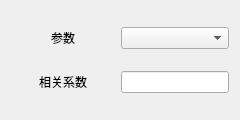
<?xml version="1.0" encoding="UTF-8"?>
<ui version="4.0">
 <class>Hs_CoRelateCOEFModel</class>
 <widget class="QWidget" name="Hs_CoRelateCOEFModel">
  <property name="geometry">
   <rect>
    <x>0</x>
    <y>0</y>
    <width>240</width>
    <height>120</height>
   </rect>
  </property>
  <property name="sizePolicy">
   <sizepolicy hsizetype="Minimum" vsizetype="Minimum">
    <horstretch>0</horstretch>
    <verstretch>0</verstretch>
   </sizepolicy>
  </property>
  <property name="minimumSize">
   <size>
    <width>0</width>
    <height>0</height>
   </size>
  </property>
  <property name="windowTitle">
   <string>Form</string>
  </property>
  <layout class="QGridLayout" name="gridLayout">
   <item row="0" column="0">
    <widget class="QLabel" name="paraeter">
     <property name="sizePolicy">
      <sizepolicy hsizetype="Minimum" vsizetype="Preferred">
       <horstretch>0</horstretch>
       <verstretch>0</verstretch>
      </sizepolicy>
     </property>
     <property name="text">
      <string>参数</string>
     </property>
     <property name="alignment">
      <set>Qt::AlignCenter</set>
     </property>
    </widget>
   </item>
   <item row="0" column="1">
    <widget class="QComboBox" name="paraeter_select">
     <property name="sizePolicy">
      <sizepolicy hsizetype="Minimum" vsizetype="Fixed">
       <horstretch>0</horstretch>
       <verstretch>0</verstretch>
      </sizepolicy>
     </property>
    </widget>
   </item>
   <item row="1" column="0">
    <widget class="QLabel" name="COEF">
     <property name="sizePolicy">
      <sizepolicy hsizetype="Minimum" vsizetype="Preferred">
       <horstretch>0</horstretch>
       <verstretch>0</verstretch>
      </sizepolicy>
     </property>
     <property name="text">
      <string>相关系数</string>
     </property>
     <property name="alignment">
      <set>Qt::AlignCenter</set>
     </property>
    </widget>
   </item>
   <item row="1" column="1">
    <widget class="QLineEdit" name="COEF_show">
     <property name="sizePolicy">
      <sizepolicy hsizetype="Minimum" vsizetype="Fixed">
       <horstretch>0</horstretch>
       <verstretch>0</verstretch>
      </sizepolicy>
     </property>
    </widget>
   </item>
  </layout>
 </widget>
 <resources/>
 <connections/>
</ui>
